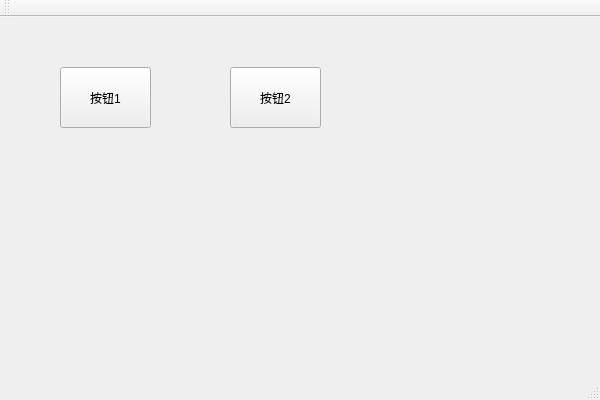
<?xml version="1.0" encoding="UTF-8"?>
<ui version="4.0">
 <class>signalslot_testClass</class>
 <widget class="QMainWindow" name="signalslot_testClass">
  <property name="geometry">
   <rect>
    <x>0</x>
    <y>0</y>
    <width>600</width>
    <height>400</height>
   </rect>
  </property>
  <property name="windowTitle">
   <string>signalslot_test</string>
  </property>
  <widget class="QWidget" name="centralWidget">
   <widget class="QPushButton" name="btn_1">
    <property name="geometry">
     <rect>
      <x>60</x>
      <y>50</y>
      <width>91</width>
      <height>61</height>
     </rect>
    </property>
    <property name="text">
     <string>按钮1</string>
    </property>
   </widget>
   <widget class="QPushButton" name="btn_2">
    <property name="geometry">
     <rect>
      <x>230</x>
      <y>50</y>
      <width>91</width>
      <height>61</height>
     </rect>
    </property>
    <property name="text">
     <string>按钮2</string>
    </property>
   </widget>
  </widget>
  <widget class="QMenuBar" name="menuBar">
   <property name="geometry">
    <rect>
     <x>0</x>
     <y>0</y>
     <width>600</width>
     <height>23</height>
    </rect>
   </property>
  </widget>
  <widget class="QToolBar" name="mainToolBar">
   <attribute name="toolBarArea">
    <enum>TopToolBarArea</enum>
   </attribute>
   <attribute name="toolBarBreak">
    <bool>false</bool>
   </attribute>
  </widget>
  <widget class="QStatusBar" name="statusBar"/>
 </widget>
 <layoutdefault spacing="6" margin="11"/>
 <resources>
  <include location="signalslot_test.qrc"/>
 </resources>
 <connections/>
</ui>
